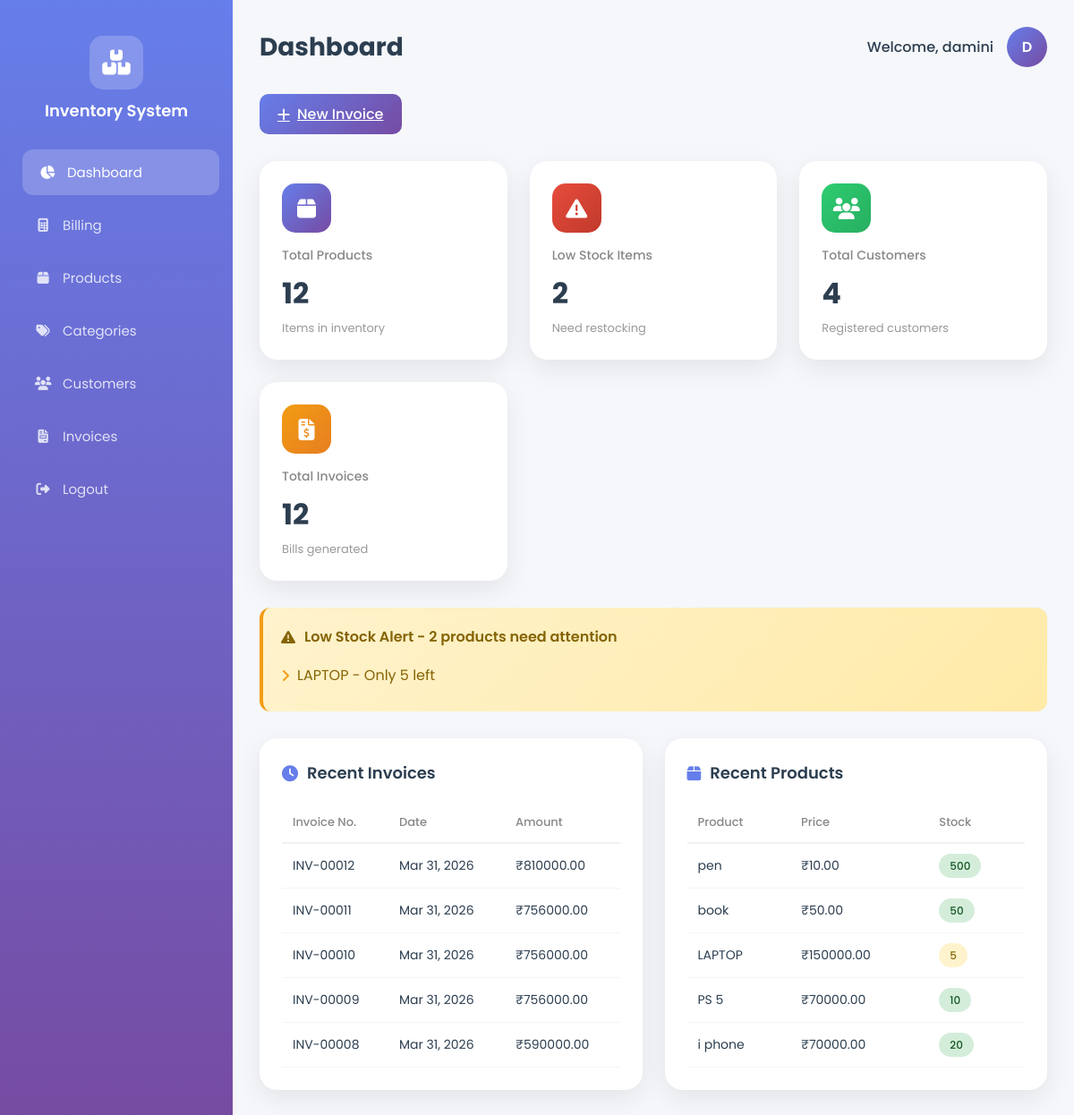
The page /accounts/dashboard/ (signed in) on the database its author committed.
### inventory/models.py (models this page shows, shortened)
class Product(models.Model):
    name = models.CharField(max_length=200, unique=True)
    category = models.ForeignKey(Category, on_delete=models.SET_NULL, null=True)
    purchase_price = models.DecimalField(max_digits=10, decimal_places=2)
    selling_price = models.DecimalField(max_digits=10, decimal_places=2)
    quantity = models.IntegerField(default=0)
    barcode = models.CharField(max_length=100, unique=True, blank=True, null=True)
    gst_percent = models.DecimalField(max_digits=5, decimal_places=2, default=0)
    created_at = models.DateTimeField(auto_now_add=True)

### billing/models.py (models this page shows, shortened)
class Invoice(models.Model):
    invoice_number = models.CharField(max_length=50, unique=True)
    customer = models.ForeignKey(
        'customers.Customer',
        on_delete=models.SET_NULL,
        blank=True,
        null=True
    )
    total_amount = models.DecimalField(max_digits=10, decimal_places=2)
    grand_total = models.DecimalField(max_digits=10, decimal_places=2)
    date = models.DateTimeField(auto_now_add=True)

### accounts/views.py (the view)
# urls.py: path('dashboard/', views.dashboard, name='dashboard'),
@login_required
def dashboard(request):
    from inventory.models import Product
    from billing.models import Invoice
    from customers.models import Customer
    total_products = Product.objects.count()
    low_stock_products = Product.objects.filter(quantity__lt=10).count()
    total_customers = Customer.objects.count()
    total_invoices = Invoice.objects.count()
    recent_invoices = Invoice.objects.order_by('-date')[:5]
    recent_products = Product.objects.order_by('-created_at')[:5]
    context = {
        'total_products': total_products,
        'low_stock_products': low_stock_products,
        'total_customers': total_customers,
        'total_invoices': total_invoices,
        'recent_invoices': recent_invoices,
        'recent_products': recent_products,
    }
    return render(request, 'accounts/dashboard.html', context)

### accounts/templates/accounts/dashboard.html (shortened to what this page needs)
<!DOCTYPE html>
<html lang="en">
<head>
    <link rel="stylesheet" href="https://cdnjs.cloudflare.com/ajax/libs/font-awesome/6.4.0/css/all.min.css">
</head>
<body>
    <div class="sidebar">
        <div class="sidebar-logo">
            <div class="icon">
                <i class="fas fa-boxes-stacked"></i>
            </div>
            <h2>Inventory System</h2>
        </div>
        <ul class="nav-menu">
            <li><a href="{% url 'dashboard' %}" class="active"><i class="fas fa-chart-pie"></i> Dashboard</a></li>
            <li><a href="/billing/"><i class="fas fa-calculator"></i> Billing</a></li>
            <li><a href="{% url 'product_list' %}"><i class="fas fa-box"></i> Products</a></li>
            <li><a href="{% url 'category_list' %}"><i class="fas fa-tags"></i> Categories</a></li>
            <li><a href="{% url 'customer_list' %}"><i class="fas fa-users"></i> Customers</a></li>
            <li><a href="{% url 'invoice_list' %}"><i class="fas fa-file-invoice"></i> Invoices</a></li>
            <li><a href="{% url 'logout' %}"><i class="fas fa-sign-out-alt"></i> Logout</a></li>
        </ul>
    </div>
    <div class="main-content">
        <div class="header">
            <h1>Dashboard</h1>
            <div class="user-info">
                <span>Welcome, {{ user.username }}</span>
                <div class="user-avatar">{{ user.username|make_list|first|upper }}</div>
            </div>
        </div>
        <div class="quick-actions">
            <a href="/billing/" class="btn btn-primary"><i class="fas fa-plus"></i> New Invoice</a>
        </div>
        <div class="stats-grid">
            <div class="stat-card blue">
                <div class="icon"><i class="fas fa-box"></i></div>
                <h3>Total Products</h3>
                <div class="value">{{ total_products }}</div>
                <div class="label">Items in inventory</div>
            </div>
            <div class="stat-card red">
                <div class="icon"><i class="fas fa-exclamation-triangle"></i></div>
                <h3>Low Stock Items</h3>
                <div class="value">{{ low_stock_products }}</div>
                <div class="label">Need restocking</div>
            </div>
            <div class="stat-card green">
                <div class="icon"><i class="fas fa-users"></i></div>
                <h3>Total Customers</h3>
                <div class="value">{{ total_customers }}</div>
                <div class="label">Registered customers</div>
            </div>
            <div class="stat-card orange">
                <div class="icon"><i class="fas fa-file-invoice-dollar"></i></div>
                <h3>Total Invoices</h3>
                <div class="value">{{ total_invoices }}</div>
                <div class="label">Bills generated</div>
            </div>
        </div>
        {% if low_stock_products > 0 %}
        <div class="alert-box">
            <div class="alert-header">
                <i class="fas fa-exclamation-triangle"></i>
                Low Stock Alert - {{ low_stock_products }} products need attention
            </div>
            <ul class="alert-list">
                {% for product in recent_products %}
                    {% if product.quantity < 10 %}
                    <li><i class="fas fa-angle-right"></i> {{ product.name }} - Only {{ product.quantity }} left</li>
                    {% endif %}
                {% endfor %}
            </ul>
        </div>
        {% endif %}
        <div class="content-grid">
            <div class="content-card">
                <h2><i class="fas fa-clock"></i> Recent Invoices</h2>
                <table class="table">
                    <thead>
                        <tr>
                            <th>Invoice No.</th>
                            <th>Date</th>
                            <th>Amount</th>
                        </tr>
                    </thead>
                    <tbody>
                        {% for invoice in recent_invoices %}
                        <tr>
                            <td>{{ invoice.invoice_number }}</td>
                            <td>{{ invoice.date|date:"M d, Y" }}</td>
                            <td>₹{{ invoice.grand_total }}</td>
                        </tr>
                        {% empty %}
                        <tr><td colspan="3">No invoices yet</td></tr>
                        {% endfor %}
                    </tbody>
                </table>
            </div>
            <div class="content-card">
                <h2><i class="fas fa-box"></i> Recent Products</h2>
                <table class="table">
                    <thead>
                        <tr>
                            <th>Product</th>
                            <th>Price</th>
                            <th>Stock</th>
                        </tr>
                    </thead>
                    <tbody>
                        {% for product in recent_products %}
                        <tr>
                            <td>{{ product.name }}</td>
                            <td>₹{{ product.selling_price }}</td>
                            <td>
                                {% if product.quantity < 10 %}
                                <span class="badge warning">{{ product.quantity }}</span>
                                {% else %}
                                <span class="badge success">{{ product.quantity }}</span>
                                {% endif %}
                            </td>
                        </tr>
                        {% empty %}
                        <tr><td colspan="3">No products yet</td></tr>
                        {% endfor %}
                    </tbody>
                </table>
            </div>
        </div>
    </div>
</body>
</html>

### rows shown on the page
Product: name "LAPTOP", quantity "5", selling_price "150000.00"
Invoice: invoice_number "INV-00012", date "Mar 31, 2026", grand_total "810000.00"
Invoice: invoice_number "INV-00011", date "Mar 31, 2026", grand_total "756000.00"
Invoice: invoice_number "INV-00010", date "Mar 31, 2026", grand_total "756000.00"
Invoice: invoice_number "INV-00009", date "Mar 31, 2026", grand_total "756000.00"
Invoice: invoice_number "INV-00008", date "Mar 31, 2026", grand_total "590000.00"
Product: name "pen", selling_price "10.00", quantity "500"
Product: name "book", selling_price "50.00", quantity "50"
Product: name "PS 5", selling_price "70000.00", quantity "10"
Product: name "i phone", selling_price "70000.00", quantity "20"

### other values the page prints
{{ user.username }} "damini"
{{ user.username|make_list|first|upper }} "D"
{{ total_products }} "12"
{{ low_stock_products }} "2"
{{ total_customers }} "4"
{{ total_invoices }} "12"
